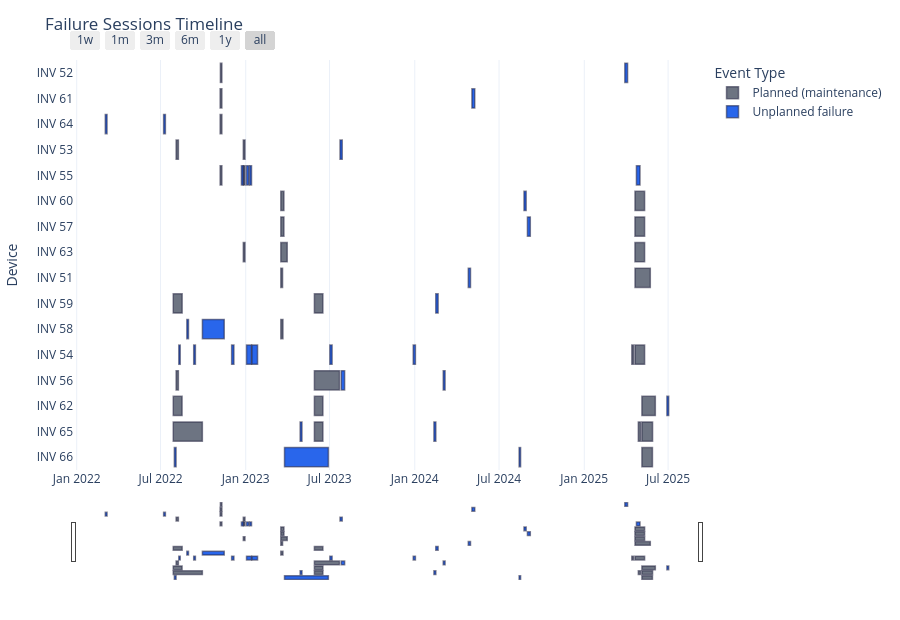

The notebook cell saved with this chart:
### Code cell
visualize_failure_timeline(failure_sessions)

### Figure 1 — Plotly figure (JSON) as saved in the notebook; plotly's stock layout.template omitted (floating-point values rounded to 4 significant figures; data arrays with more than 128 entries replaced by an {"elided": "..."} marker saying what was removed)
{"data": [{"base": ["2023-03-17T17:10:00.000000000", "2025-04-20T13:35:00.000000000", "2022-11-07T06:35:00.000000000", "2022-08-03T15:50:00.000000000", "2022-12-26T16:45:00.000000000", "2025-04-13T16:10:00.000000000", "2025-04-20T11:20:00.000000000", "2022-11-06T16:50:00.000000000", "2022-12-26T16:45:00.000000000", "2022-08-03T15:50:00.000000000", "2023-05-29T05:40:00.000000000", "2023-03-17T17:10:00.000000000", "2025-04-20T10:35:00.000000000", "2023-03-17T17:10:00.000000000", "2022-07-28T09:55:00.000000000", "2023-05-29T05:40:00.000000000", "2023-03-17T17:10:00.000000000", "2025-04-20T11:20:00.000000000", "2022-11-06T16:50:00.000000000", "2022-07-28T10:05:00.000000000", "2023-05-29T05:40:00.000000000", "2025-05-05T10:25:00.000000000", "2022-12-26T16:45:00.000000000", "2023-03-17T17:10:00.000000000", "2025-04-20T10:35:00.000000000", "2022-11-06T16:50:00.000000000", "2022-07-28T10:05:00.000000000", "2023-05-29T05:40:00.000000000", "2025-04-27T17:55:00.000000000", "2025-05-05T10:25:00.000000000", "2025-05-05T10:25:00.000000000"], "customdata": {"elided": "31x6 mixed values"}, "hovertemplate": "<b>%{y}</b><br>Session ID: %{customdata[0]}<br>Start: %{customdata[1]|%Y-%m-%d %H:%M}<br>End: %{customdata[2]|%Y-%m-%d %H:%M}<br>Duration (hrs): %{customdata[3]:.2f}<br>", "legendgroup": "Planned (maintenance)", "marker": {"color": "#6b7280", "line": {"color": "rgba(30,30,60,0.55)", "width": 1.5}, "pattern": {"shape": ""}}, "name": "Planned (maintenance)", "opacity": 0.98, "orientation": "h", "showlegend": true, "textposition": "auto", "type": "bar", "x": [328200000, 2856300000, 271800000, 423900000, 318300000, 324000000, 1798500000, 323100000, 318000000, 423300000, 4681200000, 582900000, 1801200000, 402000000, 1667100000, 1585500000, 581100000, 1798500000, 324900000, 1651800000, 1586700000, 2507700000, 318300000, 1196700000, 1802400000, 325500000, 5436900000, 1586700000, 413100000, 1993500000, 1970700000], "xaxis": "x", "y": ["INV 51", "INV 51", "INV 52", "INV 53", "INV 53", "INV 54", "INV 54", "INV 55", "INV 55", "INV 56", "INV 56", "INV 57", "INV 57", "INV 58", "INV 59", "INV 59", "INV 60", "INV 60", "INV 61", "INV 62", "INV 62", "INV 62", "INV 63", "INV 63", "INV 63", "INV 64", "INV 65", "INV 65", "INV 65", "INV 65", "INV 66"], "yaxis": "y"}, {"base": ["2024-04-25T12:55:00.000000000", "2025-03-29T13:55:00.000000000", "2023-07-23T12:10:00.000000000", "2022-08-09T11:10:00.000000000", "2022-09-10T14:45:00.000000000", "2022-12-01T11:55:00.000000000", "2023-01-02T16:40:00.000000000", "2023-01-14T07:45:00.000000000", "2023-07-01T14:15:00.000000000", "2023-12-28T15:30:00.000000000", "2022-12-22T16:25:00.000000000", "2023-01-02T15:20:00.000000000", "2023-01-09T15:20:00.000000000", "2025-04-23T14:35:00.000000000", "2023-07-26T06:55:00.000000000", "2024-03-02T10:55:00.000000000", "2024-08-31T06:30:00.000000000", "2022-08-26T19:35:00.000000000", "2022-09-29T09:30:00.000000000", "2024-02-15T08:10:00.000000000", "2024-08-23T19:30:00.000000000", "2024-05-03T09:00:00.000000000", "2025-06-28T10:20:00.000000000", "2022-03-03T17:35:00.000000000", "2022-07-07T15:30:00.000000000", "2023-04-28T10:25:00.000000000", "2024-02-11T08:10:00.000000000", "2022-07-30T20:05:00.000000000", "2023-03-25T17:20:00.000000000", "2024-08-13T07:05:00.000000000"], "customdata": {"elided": "30x6 mixed values"}, "hovertemplate": "<b>%{y}</b><br>Session ID: %{customdata[0]}<br>Start: %{customdata[1]|%Y-%m-%d %H:%M}<br>End: %{customdata[2]|%Y-%m-%d %H:%M}<br>Duration (hrs): %{customdata[3]:.2f}<br>", "legendgroup": "Unplanned failure", "marker": {"color": "#2563eb", "line": {"color": "rgba(30,30,60,0.55)", "width": 1.5}, "pattern": {"shape": ""}}, "name": "Unplanned failure", "opacity": 0.98, "orientation": "h", "showlegend": true, "textposition": "auto", "type": "bar", "x": [414300000, 513300000, 417300000, 261000000, 320400000, 427500000, 931200000, 1055400000, 422700000, 408900000, 324300000, 411600000, 333000000, 671400000, 626700000, 344100000, 535200000, 307800000, 4071300000, 439800000, 406200000, 532200000, 335700000, 324900000, 333600000, 343800000, 359100000, 321300000, 8181900000, 276600000], "xaxis": "x", "y": ["INV 51", "INV 52", "INV 53", "INV 54", "INV 54", "INV 54", "INV 54", "INV 54", "INV 54", "INV 54", "INV 55", "INV 55", "INV 55", "INV 55", "INV 56", "INV 56", "INV 57", "INV 58", "INV 58", "INV 59", "INV 60", "INV 61", "INV 62", "INV 64", "INV 64", "INV 65", "INV 65", "INV 66", "INV 66", "INV 66"], "yaxis": "y"}], "layout": {"bargap": 0.25, "barmode": "overlay", "height": 620, "legend": {"title": {"text": "Event Type"}, "tracegroupgap": 0}, "margin": {"b": 40, "l": 70, "r": 30, "t": 60}, "title": {"text": "Failure Sessions Timeline"}, "xaxis": {"anchor": "y", "domain": [0, 1], "rangeselector": {"buttons": [{"count": 7, "label": "1w", "step": "day", "stepmode": "backward"}, {"count": 1, "label": "1m", "step": "month", "stepmode": "backward"}, {"count": 3, "label": "3m", "step": "month", "stepmode": "backward"}, {"count": 6, "label": "6m", "step": "month", "stepmode": "backward"}, {"count": 1, "label": "1y", "step": "year", "stepmode": "backward"}, {"step": "all"}]}, "rangeslider": {"visible": true}, "showgrid": true, "type": "date"}, "yaxis": {"anchor": "x", "autorange": "reversed", "categoryarray": ["INV 52", "INV 61", "INV 64", "INV 53", "INV 55", "INV 60", "INV 57", "INV 63", "INV 51", "INV 59", "INV 58", "INV 54", "INV 56", "INV 62", "INV 65", "INV 66"], "categoryorder": "array", "domain": [0, 1], "title": {"text": "Device"}}}}
